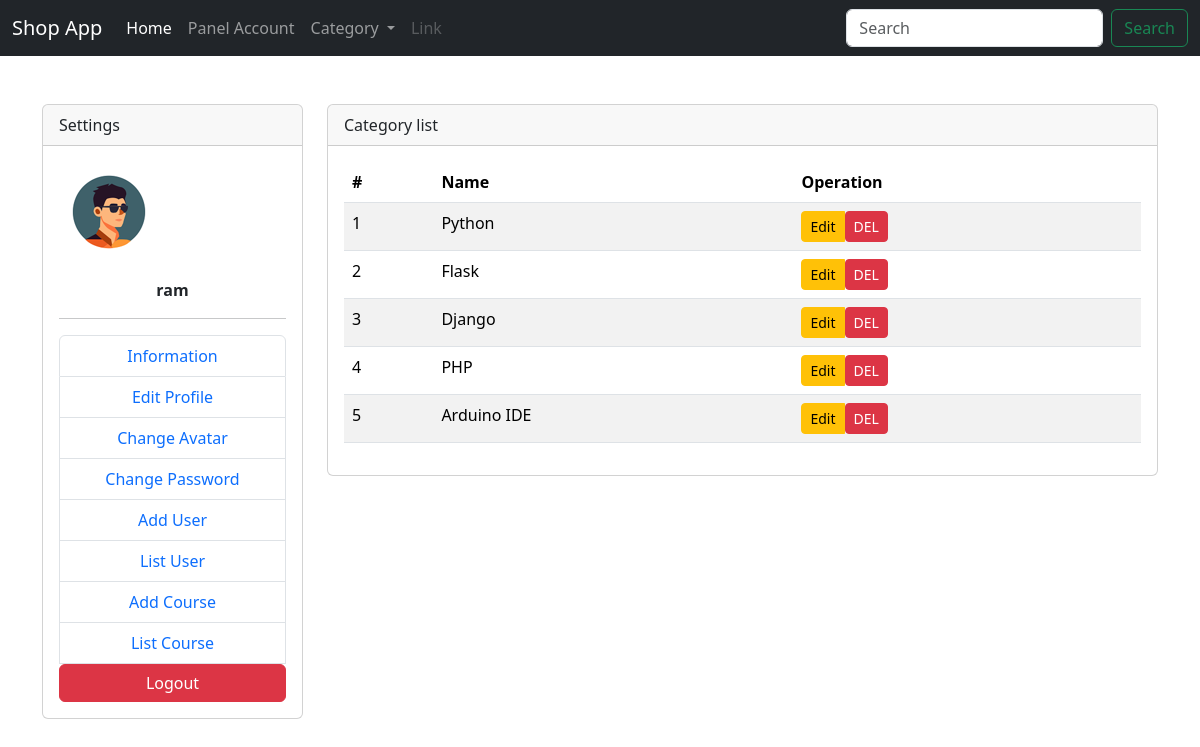
The page /admin/category (signed in) on the database its author committed.
### models.py (models this page shows, shortened)
class User(db.Model, UserMixin):
    __tablename__='user'
    id = db.Column(db.Integer, primary_key=True)
    name = db.Column(db.String(80), nullable=False)
    email = db.Column(db.String(120), unique=True, nullable=False)
    password = db.Column(db.String)
    avatar=db.Column(db.String,default='/uploads/avatar.png')
    admin= db.Column(db.Boolean ,default=False)
    date_created = db.Column(db.DateTime, default=datetime.now)

class Category(db.Model):
   __tablename__ = 'categories'
   id = Column(Integer,primary_key=True)
   name = Column(String)

### controller/admin.py (the view)
    def GetCategoryList(self):
        if request.method == 'POST':
            Category.query.filter_by(id=request.args.get('id')).delete()
            db.session.commit()
            return redirect(url_for('admin.GetCategoryList'))
        categories = Category.query.all()
        return render_template('admin/Categories/ListCategory.html', categories=categories)

### extensions.py (called while the page is built)
@loginmanager.user_loader
def user_loader(user_id):
    from models import User
    return User.query.get(user_id)

### templates/admin/Categories/ListCategory.html
{% extends "./Layout/base.html" %}
{% block content %}
  <div class="container mt-5">
     <div class="row justify-content-center">
       {% if  current_user.admin %}
         {% include "./Layout/AdminMenu.html" %}
      {% endif %}
        <div class="col-9">
          <div class='card'>
          <div class='card-header'>Category list</div>
          <div class='card-body '>
            <table class="table table-bordred table-striped">
              <thead>
                <tr>
                  <th scope="col">#</th>
                  <th scope="col">Name</th>
                  {%if  current_user.admin %}
                    <th scope="col">Operation</th>
                  {% endif %}
                </tr>
              </thead>
              <tbody>
                 {% for category in categories %}
                <tr>
                  <td>{{ loop.index }}</td>
                  <td>{{ category.name}}</td>
                  {%  if  current_user.admin %}
                    <td>
                      <div class="btn-group" role="group">
                       <a href="{{url_for('EditCategory')}}?id={{category.id}}" class="btn btn-warning btn-sm">Edit</a>
                      <form action="{{url_for('GetCategoryList')}}?id={{category.id}}" method="POST" style="display: inline;">
                        <button type="submit" class="btn btn-danger btn-sm" onclick="return confirm('Delete Category')">DEL</button>
                      </form>
                    </div>
                    </td>
                  {% endif %}
                </tr>
                {% endfor %}
              </tbody>
            </table>
          </div>
         </div>
      </div>
    </div>
  </div>
{% endblock content %}

### templates/Layout/AdminMenu.html
<div class="col-3">
  <div class="card">
      <div class="card-header">Settings</div>
      <div class="card-body justify-content-center">
          <img class="text-center mb-3" src="{{ url_for('static', filename=current_user.avatar) }}" alt="">
          <p class="text-center"><b class="text-center">{{ current_user.name }}</b></p>
          <hr>
          <ul class="list-group text-center">
              <li class="list-group-item"><a href="{{ url_for('admin.AdminInformation') }}">Information</a></li>
              <li class="list-group-item"><a href="{{ url_for('admin.AdminEditProfile') }}">Edit Profile</a></li>
              <li class="list-group-item"><a href="{{ url_for('admin.AdminUploadAvatar') }}">Change Avatar</a></li>
              <li class="list-group-item"><a href="{{ url_for('admin.AdminChangePassword') }}">Change Password</a></li>
              <li class="list-group-item"><a href="{{ url_for('admin.AddNewUser') }}">Add User</a></li>
              <li class="list-group-item"><a href="{{ url_for('admin.GetUserList') }}">List User</a></li>
              <li class="list-group-item"><a href="{{ url_for('admin.AddNewCourse') }}">Add Course</a></li>
              <li class="list-group-item"><a href="{{ url_for('admin.GetCourseList') }}">List Course</a></li>
              <form action="{{ url_for('auth.Logout') }}" method="POST">
                  <button class="btn btn-danger w-100">Logout</button>
              </form>
          </ul>
      </div>
  </div>
</div>

### static/css/app.css (style rules this page uses)
a { text-decoration: none !important; }

### rows shown on the page
User: avatar (placeholder picture), name "ram"
Category: name "Python"
Category: name "Flask"
Category: name "Django"
Category: name "PHP"
Category: name "Arduino IDE"
